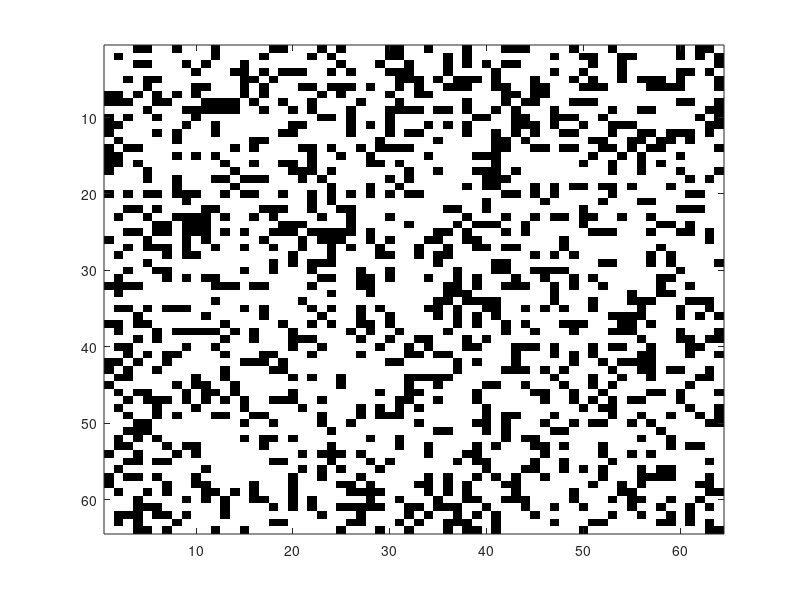

The MATLAB script that drew this image:
%%%%%%%%%%%%%%%%%%%%%%%%%%%%%%%%%%%%%%%%%%%%%%%%%%%%%%%%%%%%%%%%%
% Introduction to Scientific Computing - WBCS14003              %
%                                                               %
%  Simulate spatial pattern formation in Matlab                 %
%  via cellular automata                                        %
%                                                               %
%%%%%%%%%%%%%%%%%%%%%%%%%%%%%%%%%%%%%%%%%%%%%%%%%%%%%%%%%%%%%%%%%

clc;                                 % clear the command window 
close all                            % close open figure windows      
clear all;                           % remove items from the workspace

n=64;                                % number of cells horizontally/vertically
p=0.7;                               % probability that a cell is alive 
max_gen=100;                         % maximal number of generations

% Initialize matrix A 
imname='random';                     % name of the pattern
A=rand(n,n)<p;                       % n x n matrix A with random zeroes/ones
                                     % expected number of living cells is p (for n large)

% Print the initial fraction of living cells on the screen
fprintf('initial fraction of living cells=%f\n',sum(sum(abs(A)))/n^2);

% Display the initial pattern of living and dead cells as an image 
% The living cells are white, the dead cells black. 
figure;                              % open a figure window
imHandle = imagesc(A,[0 1]);         % display the matrix A as an image. 
                                     % The value range of A is [0 1].
colormap(gray);                      % set a gray scale color table

% Write the image to a PNG file
gen=1;                               % current generation number 
imfile = [imname,'_n=',int2str(n),'_p=',num2str(p),'_gen=',int2str(gen),'.png'];
imwrite(A, imfile);                  % write A 

% Expand matrix A to matrix A1 because of the extra borders needed
A1=zeros(n+2,n+2);                   % initialise (n+2)x(n+2) matrix with zeroes 
A1(2:n+1,2:n+1)=A;                   % Insert matrix A in matrix A1 
A2=zeros(n+2,n+2);
% Now compute the successive generations via the majority rule. 
% The algorithm should terminate as soon as no more differences 
% occur between successive generations.
while A2 != A1 && gen<=max_gen
  A2 = A1;
  for j=2:n+1
    for k=2:n+1
      neighborSum=0;
      q=-1;
      for l=1:3
        if A1(j+q,k-1) == 1
          neighborSum++;
        end
        if A1(j+q,k+1) == 1
          neighborSum++;
        end
        if A1(j-1,k) == 1
          neighborSum++;
        end
        if A1(j+1,k) == 1
          neighborSum++;
        end
        q++;
      end
      if neighborSum < 4
        A1(j,k)=0;
      end
    end
  end
  gen++;
  imHandle = imagesc(A,[0 1]);
  imfile = [imname,'_n=',int2str(n),'_p=',num2str(p),'_gen=',int2str(gen),'.png'];
  imwrite(A1, imfile);
end